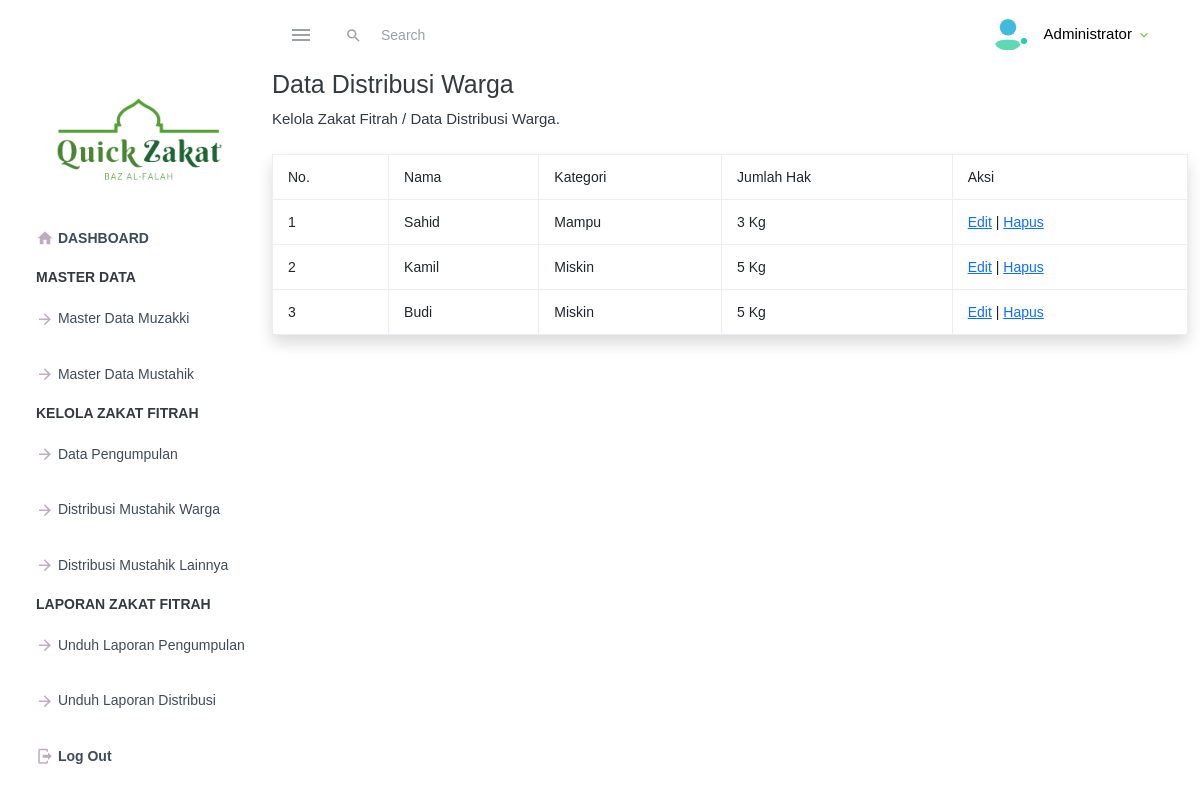
/distribusi_warga.php, run on the app's committed database.
### tables this page shows
CREATE TABLE `mustahik_warga` (
  `id_mustahikwarga` int(11) NOT NULL,
  `nama` varchar(50) NOT NULL,
  `kategori` varchar(50) NOT NULL,
  `hak` varchar(50) NOT NULL
);

### distribusi_warga.php (the view, shortened to what this page needs)
<?php include('header.php');
include ('koneksi.php'); ?>
<div class="container-fluid">
    <h1 class="h3 mb-2 text-gray-800">Data Distribusi Warga</h1>
    <p class="mb-4">Kelola Zakat Fitrah / Data Distribusi Warga<a target="_blank" href=""></a>.</p>
    <div class="card shadow mb-4">
    <div class="table-responsive">
    <table class="table table-bordered" id="dataTable" width="100%" cellspacing="0">
        <thead>
            <tr>
                <th scope="col">No.</th>
                <th scope="col">Nama</th>
                <th scope="col">Kategori</th>
                <th scope="col">Jumlah Hak</th>
                <th scope="col">Aksi</th>
            </tr>
        </thead>
        <tbody>
        <?php
            include 'koneksi.php';
            $no = 1;
            $data = mysqli_query($koneksi, "SELECT * FROM mustahik_warga");
            while ($d = mysqli_fetch_array($data)) {
        ?>
            <tr>
                <td><?php echo $no++; ?></td>
                <td><?php echo $d['nama']; ?></td>
                <td><?php echo $d['kategori']; ?></td>
                <td><?php echo $d['hak']; ?> Kg</td>
                <td>
                            <a href="edit_warga.php?id_mustahikwarga=<?php echo $d['id_mustahikwarga']; ?>">Edit</a> |
                            <a href="hapus_warga.php?id_mustahikwarga=<?php echo $d['id_mustahikwarga']; ?>" onclick="return confirm('Anda yakin akan menghapus data ini?')">Hapus</a>
                </td>
            </tr>
        <?php
            }
        ?>
        </tbody>
    </table>
</div>
        </div>
        </div>
      </div>

### data on the page
mustahik_warga: nama "Sahid", kategori "Mampu", hak "3"
mustahik_warga: nama "Kamil", kategori "Miskin", hak "5"
mustahik_warga: nama "Budi", kategori "Miskin", hak "5"
